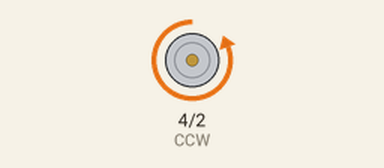
This sketch was run on a simulated Arduino Uno, built with avr-gcc and run on an emulated ATmega328P. Shown: motor-driver pin pairs drawn as motors (green arrow = first pin HIGH = forward, orange = second pin HIGH = backward, longer = more drive).

Above: at 0.5 s.
Timing chart, 0 to 4.6 s (numbered marks = the images above):
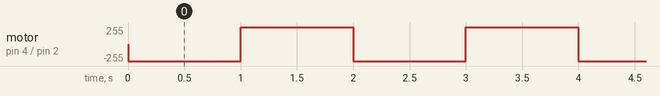

The sketch:

angle_motor_relay.ino
```cpp
#define CW 2 //CW is defined as pin #7//
#define CCW 4 //CCW is defined as pin #8//

void setup() { //Setup runs once//
pinMode(CW, OUTPUT); //Set CW as an output//
pinMode(CCW, OUTPUT); //Set CCW as an output//
}


void loop() { //Loop runs forever//
digitalWrite(CW,HIGH); //Motor runs clockwise//
delay(1000); //for 1 second//
digitalWrite(CW, LOW); //Motor stops//
digitalWrite(CCW, HIGH);//Motor runs counter-clockwise//
delay(1000); //For 1 second//
digitalWrite(CCW, LOW); //Motor stops//

}

//end of code//
```

Measured:
- by itself, motor on pin 4 (CCW) / pin 2 (CW): alternates forward 255/255 for 1.0 s and backward 255/255 for 1.0 s
